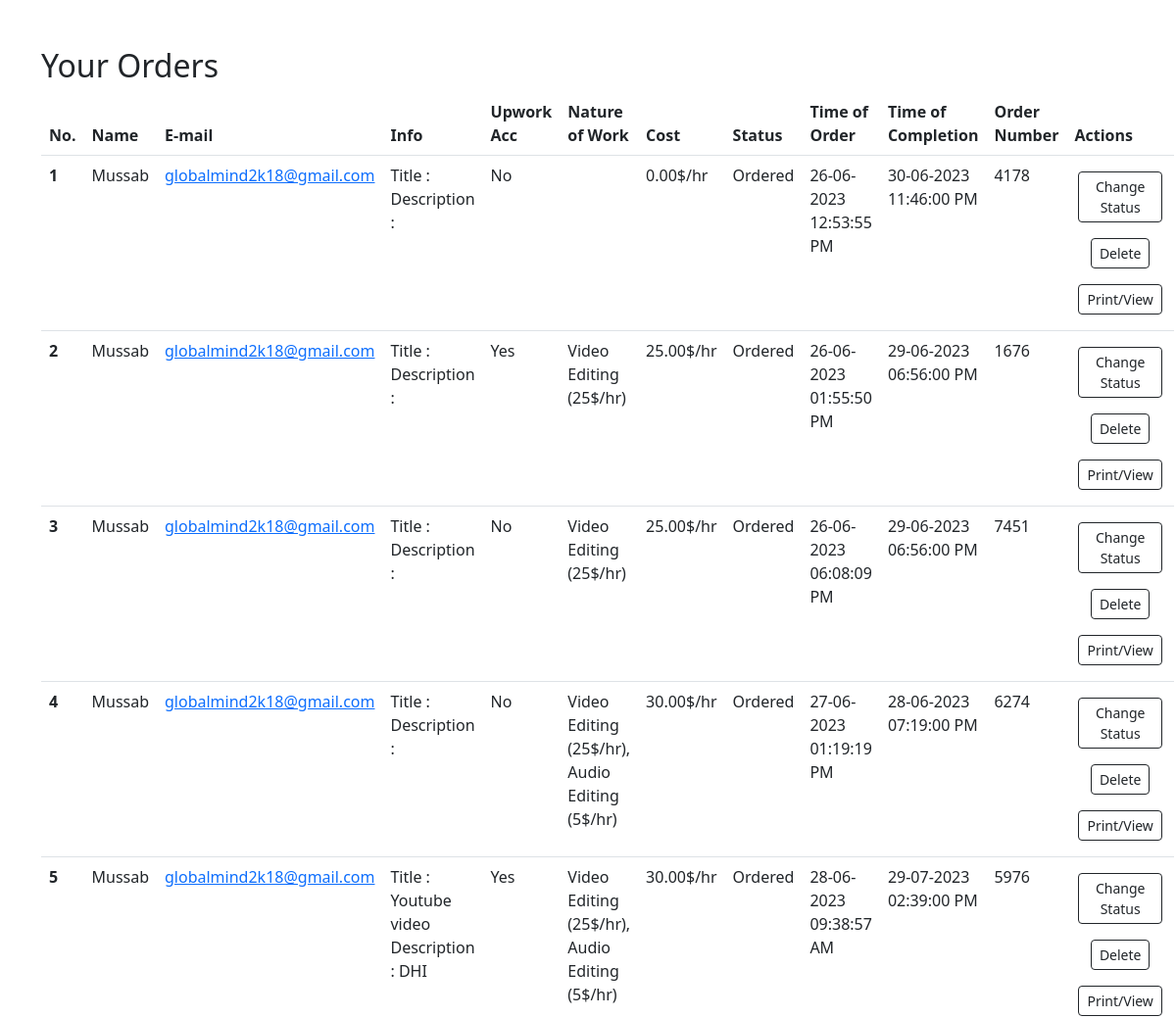
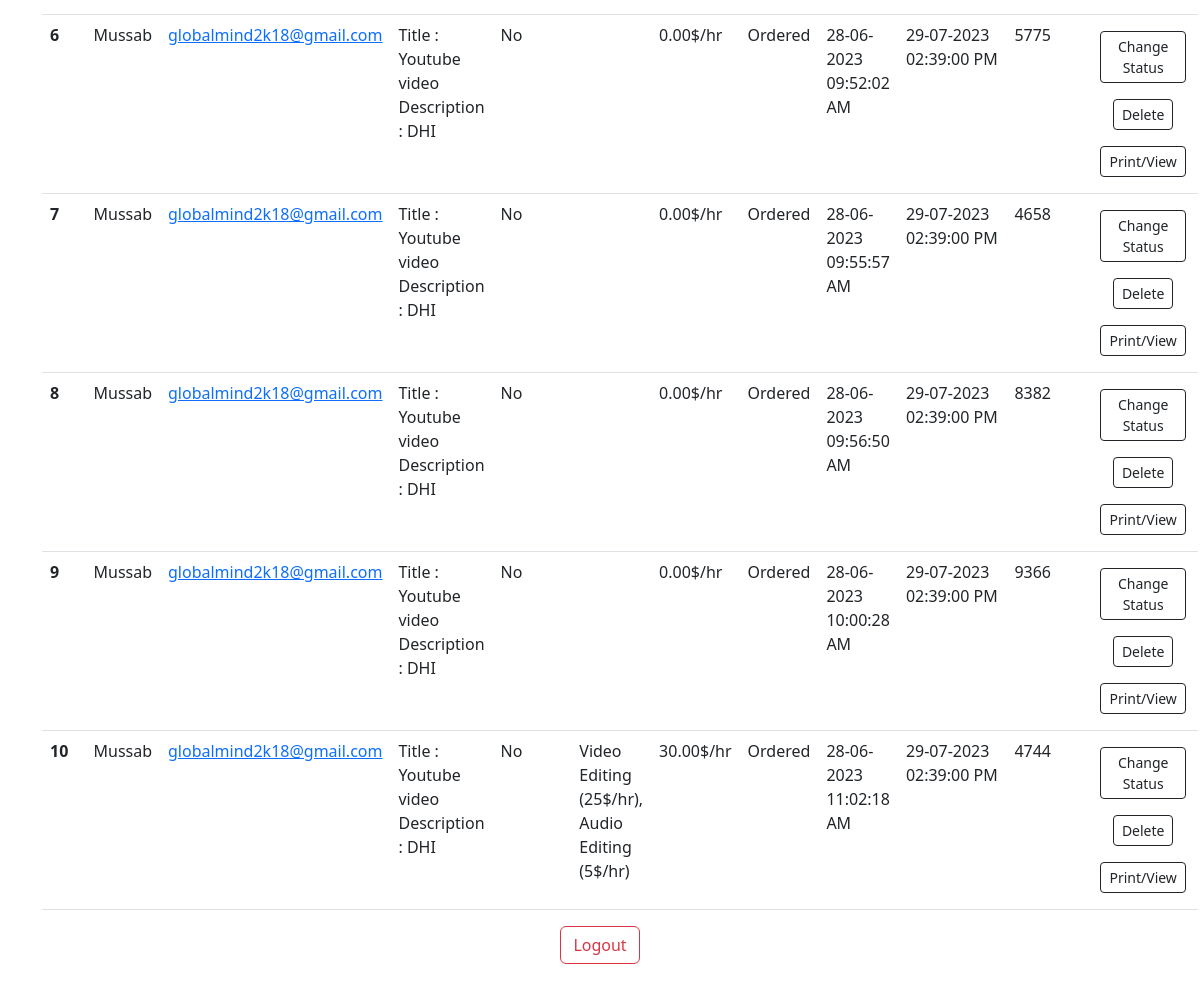
Before: /admin (signed in) with the older database file (2 pictures, top to bottom).
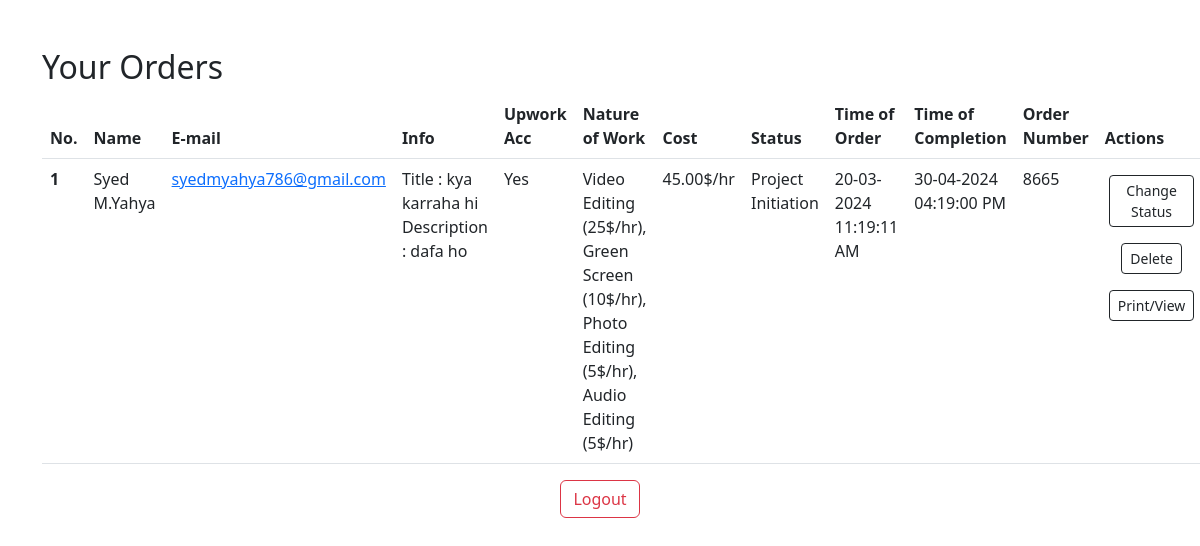
After: the same page with the newer database file.
### app.py (models this page shows, shortened)
class Gig(db.Model):
    __tablename__ = 'gig'
    no = db.Column(db.Integer, primary_key=True)
    name = db.Column(db.String(200), nullable=False)
    email = db.Column(db.String(200), nullable=False)
    info = db.Column(db.String(10000), nullable=False)
    UpAcc = db.Column(db.String(3), nullable=False)
    NatureOfWork = db.Column(db.String(100), nullable=False)
    Cost = db.Column(db.String(50), nullable=False)
    Status = db.Column(db.String(100), nullable=False, default="Ordered")
    DateCreated = db.Column(db.String(80), default=datetime.utcnow().strftime('%Y-%m-%d %H:%M:%S'))
    DateCompleted = db.Column(db.String(80))
    OrderNumber = db.Column(db.String(10))

### app.py (the view)
@app.route('/admin', methods=["GET", "POST"])
def admin():
    if session.get('logged_in'):
        session['last_activity_time'] = datetime.now().timestamp()
        allgig = Gig.query.all()
        formatted_gigs = []
        for gig in allgig:
            input_datecom_str = getattr(gig, 'DateCompleted')  # or gig.DateCompleted
            input_datecom = datetime.strptime(input_datecom_str, "%Y-%m-%dT%H:%M")
            output_datecom_str = input_datecom.strftime("%d-%m-%Y %I:%M:%S %p")
            gig.datecom = output_datecom_str
            input_datecre_str = getattr(gig, 'DateCreated')  # or gig.DateCreated
            input_datecre = datetime.strptime(input_datecre_str, "%Y-%m-%d %H:%M:%S")
            output_datecre_str = input_datecre.strftime("%d-%m-%Y %I:%M:%S %p")
            gig.datecre = output_datecre_str
            formatted_gigs.append(gig)
        return render_template("admin.html", allgig=formatted_gigs)
    else:
        return redirect('/login')

### app.py (called while the page is built)
@app.before_request
def check_if_logged_in():
    if (
        not request.path.startswith('/admin') and
        not request.path.startswith('/delete') and
        not request.path.startswith('/change') and
        'logged_in' in session
    ):
        session.pop('logged_in', None)

### templates/admin.html (shortened to what this page needs)
{% extends 'base.html' %} {% block title %}Admin{% endblock %} {% block body %}
<div class="container my-5">
  <h2>Your Orders</h2>
  {% if allgig|length == 0 %}
  <div class="alert alert-danger" role="alert">
    No order found. Wait to have your first order.
  </div>
  {% else %}
  <table class="table">
    <thead>
      <tr>
        <th scope="col">No.</th>
        <th scope="col">Name</th>
        <th scope="col">E-mail</th>
        <th scope="col">Info</th>
        <th scope="col">Upwork Acc</th>
        <th scope="col">Nature of Work</th>
        <th scope="col">Cost</th>
        <th scope="col">Status</th>
        <th scope="col">Time of Order</th>
        <th scope="col">Time of Completion</th>
        <th scope="col">Order Number</th>
        <th scope="col">Actions</th>
      </tr>
    </thead>
    <tbody>
      {% for gig in allgig %}
      <tr>
        <th scope="row">{{ loop.index }}</th>
        <td>{{ gig.name }}</td>
        <td><a href="mailto:{{gig.email}}">{{gig.email}}</a></td>
        <td>{{ gig.info }}</td>
        <td>{{ gig.UpAcc }}</td>
        <td>{{ gig.NatureOfWork }}</td>
        <td>{{ gig.Cost }}</td>
        <td>{{ gig.Status }}</td>
        <td>{{gig.datecre}}</td>
        <td>{{gig.datecom}}</td>
        <td>{{ gig.OrderNumber }}</td>
        <td>
          <div class="text-center">
            <a
              href="/change/{{ gig.no }}"
              target="_blank"
              class="btn btn-outline-dark btn-sm my-2 mx-1"
              type="button"
            >
              Change Status
            </a>
            <a
              href="/delete/{{ gig.no }}"
              class="btn btn-outline-dark btn-sm my-2 mx-1 btn-delete"
              type="button"
            >
              Delete
            </a>
            <a
              href="/print/{{ gig.OrderNumber }}"
              class="btn btn-outline-dark btn-sm my-2 mx-1 btn-delete"
              type="button"
              target="_blank"
            >
              Print/View
            </a>
          </div>
        </td>
      </tr>
      {% endfor %}
    </tbody>
  </table>
  {% endif %}
  <div class="mb-3 text-center">
    <form action="/logout" method="POST">
      <button type="submit" class="btn btn-outline-danger">Logout</button>
    </form>
  </div>
</div>
{% endblock %}

### templates/base.html (shortened to what this page needs)
<!DOCTYPE html>
<html lang="en">
  <head>
    <link
      href="https://cdn.jsdelivr.net/npm/bootstrap@5.3.0/dist/css/bootstrap.min.css"
      rel="stylesheet"
    />
  </head>
  <body>
    {% block body %} {% endblock %}
  </body>
</html>

Changed rows visible on the page:
removed Gig: name "Mussab", email "globalmind2k18@gmail.com", info "Title : Description :", UpAcc "No", Cost "0.00$/hr", Status "Ordered", datecre "26-06-2023 12:53:55 PM", datecom "30-06-2023 11:46:00 PM", OrderNumber "4178"
removed Gig: name "Mussab", email "globalmind2k18@gmail.com", info "Title : Description :", UpAcc "Yes", NatureOfWork "Video Editing (25$/hr)", Cost "25.00$/hr", Status "Ordered", datecre "26-06-2023 01:55:50 PM", datecom "29-06-2023 06:56:00 PM", OrderNumber "1676"
removed Gig: name "Mussab", email "globalmind2k18@gmail.com", info "Title : Description :", UpAcc "No", NatureOfWork "Video Editing (25$/hr)", Cost "25.00$/hr", Status "Ordered", datecre "26-06-2023 06:08:09 PM", datecom "29-06-2023 06:56:00 PM", OrderNumber "7451"
removed Gig: name "Mussab", email "globalmind2k18@gmail.com", info "Title : Description :", UpAcc "No", NatureOfWork "Video Editing (25$/hr), Audio Editing (5$/hr)", Cost "30.00$/hr", Status "Ordered", datecre "27-06-2023 01:19:19 PM", datecom "28-06-2023 07:19:00 PM", OrderNumber "6274"
removed Gig: name "Mussab", email "globalmind2k18@gmail.com", info "Title : Youtube video Description : DHI", UpAcc "Yes", NatureOfWork "Video Editing (25$/hr), Audio Editing (5$/hr)", Cost "30.00$/hr", Status "Ordered", datecre "28-06-2023 09:38:57 AM", datecom "29-07-2023 02:39:00 PM", OrderNumber "5976"
removed Gig: name "Mussab", email "globalmind2k18@gmail.com", info "Title : Youtube video Description : DHI", UpAcc "No", Cost "0.00$/hr", Status "Ordered", datecre "28-06-2023 09:52:02 AM", datecom "29-07-2023 02:39:00 PM", OrderNumber "5775"
removed Gig: name "Mussab", email "globalmind2k18@gmail.com", info "Title : Youtube video Description : DHI", UpAcc "No", Cost "0.00$/hr", Status "Ordered", datecre "28-06-2023 09:55:57 AM", datecom "29-07-2023 02:39:00 PM", OrderNumber "4658"
removed Gig: name "Mussab", email "globalmind2k18@gmail.com", info "Title : Youtube video Description : DHI", UpAcc "No", Cost "0.00$/hr", Status "Ordered", datecre "28-06-2023 09:56:50 AM", datecom "29-07-2023 02:39:00 PM", OrderNumber "8382"
removed Gig: name "Mussab", email "globalmind2k18@gmail.com", info "Title : Youtube video Description : DHI", UpAcc "No", Cost "0.00$/hr", Status "Ordered", datecre "28-06-2023 10:00:28 AM", datecom "29-07-2023 02:39:00 PM", OrderNumber "9366"
removed Gig: name "Mussab", email "globalmind2k18@gmail.com", info "Title : Youtube video Description : DHI", UpAcc "No", NatureOfWork "Video Editing (25$/hr), Audio Editing (5$/hr)", Cost "30.00$/hr", Status "Ordered", datecre "28-06-2023 11:02:18 AM", datecom "29-07-2023 02:39:00 PM", OrderNumber "4744"
added Gig: name "Syed M.Yahya", email "syedmyahya786@gmail.com", info "Title : kya karraha hi Description : dafa ho", UpAcc "Yes", NatureOfWork "Video Editing (25$/hr), Green Screen (10$/hr), Photo Editing (5$/hr), Audio Editing (5$/hr)", Cost "45.00$/hr", Status "Project Initiation", datecre "20-03-2024 11:19:11 AM", datecom "30-04-2024 04:19:00 PM", OrderNumber "8665"
